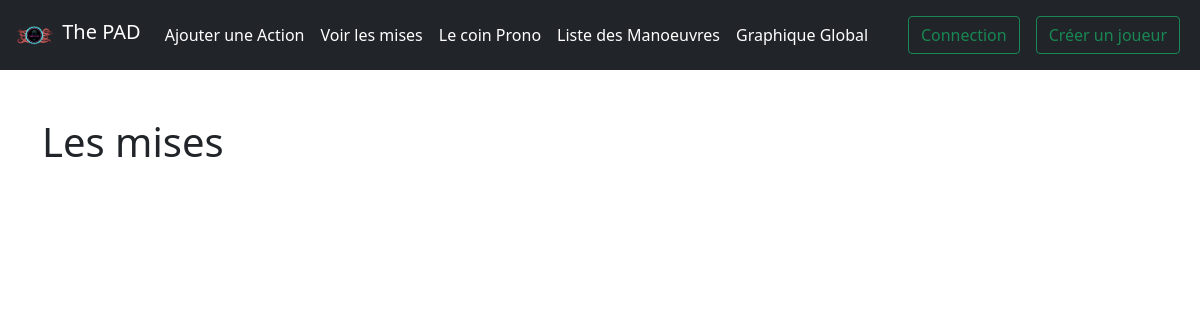
The app's page /mise, older data.
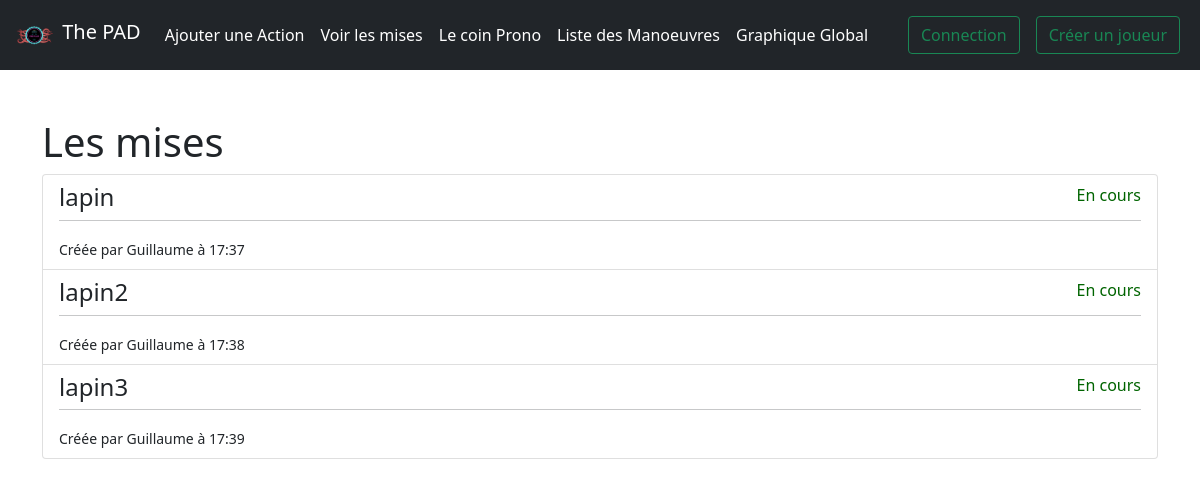
The same page, newer data.
### game/models.py (models this page shows, shortened)
class Mise(models.Model) :
    date_creation = models.DateTimeField('date', default=timezone.now)
    creator = models.ForeignKey(Player, on_delete=models.PROTECT)
    fini = models.BooleanField(default=False)
    nom = models.CharField(max_length=50)

class Player(models.Model):
    photo = models.ImageField(upload_to='photo_de_profile/', null=True, blank=True)
    description = models.CharField(max_length=50, null=True, blank=True)
    user = models.OneToOneField(User, on_delete=models.CASCADE)
    def __str__(self) :
        return self.user.username

### game/views.py (the view)
# urls.py: path('mise', views.mise, name="mise"),
def mise(request) :
    mise_list = Mise.objects.all().order_by("fini", "date_creation",)
    if request.method == "POST":
        if request.user.is_authenticated :
            nom = request.POST["miseNom"]
            if nom == None or nom == "" :
                messages.error(request, (f"Nom non valide pour la mise"))
                return redirect('game:mise')
            else :
                creator = get_object_or_404(Player, pk=request.user.player.id)
                mise = Mise(creator=creator, nom=nom, fini=False)
                mise.save()
                messages.success(request, (f"La mise {nom} a bien été ajouté !"))
                return redirect('game:mise_detail', mise_id=mise.id)
    else :
        return render(request, 'game/mise.html', {'mise_list':mise_list})

### game/templates/game/mise.html (shortened to what this page needs)
{% extends 'game/base.html' %}
{% block content %}
<div class="d-inline-block">
  <h1>Les mises</h1>
</div>
<div class="list-group">
  {% for mise in mise_list %}
    <a href="{% url 'game:mise_detail' mise.id %}" class="list-group-item list-group-item-action" id="listIem{{mise.id}}">
      <h4 style="text-align:left;float:left;">{{ mise.nom }}</h4>
      {% if mise.fini %}
        <div style="text-align:right;float:right;color:darkred;"> Fini </div>
      {% else %}
        <div style="text-align:right;float:right;color:darkgreen"> En cours </div>
      {% endif %}
      <hr style="clear:both;"/>
      <small>Créée par {{ mise.creator }} à {{ mise.date_creation|date:"H:i" }}</small>
    </a>
  {% endfor %}
</div>
{% endblock %}

Row changes from the older to the newer data that the page shows:
added Mise: nom "lapin", fini "En cours", creator "Guillaume", date_creation "17:37"
added Mise: nom "lapin2", fini "En cours", creator "Guillaume", date_creation "17:38"
added Mise: nom "lapin3", fini "En cours", creator "Guillaume", date_creation "17:39"
